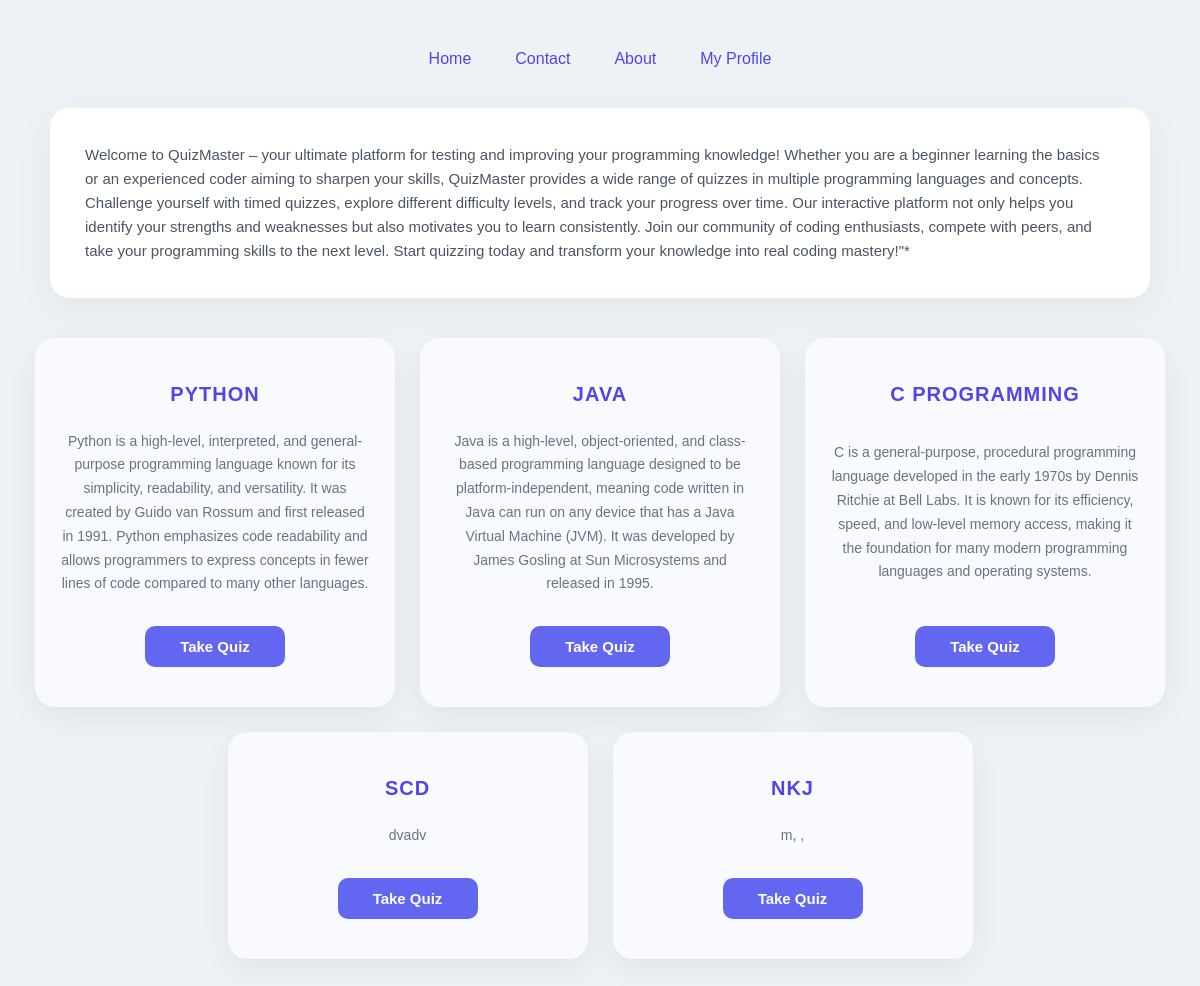
The page /User/ (signed in) on the database its author committed.
### App/models.py (models this page shows, shortened)
class AddCategory(models.Model):
    CategoryName = models.CharField(max_length=100,unique=True,default='python')
    CategoryDescription = models.TextField(default="This is a computer programming language")

### App/views.py (the view)
# urls.py: path('User/',views.User,name='User'),
def User(request):
    if not request.session.get('user_id'):
        return redirect('UserLogin')
    categoryandes = AddCategory.objects.all()
    category = None
    if request.method == 'POST':
        category = request.POST.get('cat')
    if category:
        return redirect(f'/TakeQuiz/?category={category}')
    return render(request,'User.html',{
        'catinfo': categoryandes
    })

### App/templates/User.html (shortened to what this page needs)
{% load static %}
<!DOCTYPE html>
<html lang="en">
<head>
    <link rel="stylesheet" href="{% static 'css/home2.css' %}">
</head>
<body>
    <nav>
        <a href="{% url 'User' %}">Home</a>
        <a href="{% url 'Contact' %}">Contact</a>
        <a href="{% url 'About' %}">About</a>
        <a href="{% url 'DisplayUser' user.id %}">My Profile</a>
    </nav>
    <div id="IntroBox">
        <p>
        Welcome to QuizMaster – your ultimate platform for testing and improving your programming knowledge!
        Whether you are a beginner learning the basics or an experienced coder aiming to sharpen your skills,
        QuizMaster provides a wide range of quizzes in multiple programming languages and concepts.
        Challenge yourself with timed quizzes,
        explore different difficulty levels, and track your progress over time.
        Our interactive platform not only helps you identify your strengths and weaknesses but also motivates you to learn consistently.
        Join our community of coding enthusiasts, compete with peers, and take your programming skills to the next level.
        Start quizzing today and transform your knowledge into real coding mastery!"*
        </p>
    </div>
    <form method="POST">
        {% for i in catinfo %}
        <div class="categoryDiv">
            <h2>{{ i.CategoryName }}</h2>
            <p>{{ i.CategoryDescription }}</p>
            <button type="submit" name="cat" value="{{ i.CategoryName }}">
                Take Quiz
            </button>
        </div>
        {% endfor %}
    </form>
</body>
</html>

### App/static/css/home2.css (style rules this page uses)
* { box-sizing: border-box; margin: 0; padding: 0; font-family: 'Poppins', Arial, Helvetica, sans-serif; }
body { background: #eef2f7; color: #1f2937; line-height: 1.6; padding: 20px 10px 50px 10px; }
nav { display: flex; justify-content: center; align-items: center; gap: 20px; margin-bottom: 30px; flex-wrap: wrap; padding-top: 20px; }
nav a { text-decoration: none; color: #4f46e5; padding: 6px 12px; border-radius: 6px; transition: all 0.3s ease; }
#IntroBox { max-width: 1100px; margin: 20px auto 40px auto; padding: 35px; background: #ffffff; border-radius: 20px; box-shadow: 0 10px 40px rgba(0,0,0,0.05); }
#IntroBox p { font-size: 15px; color: #4b5563; text-align: left; }
form { display: flex; flex-direction: row; flex-wrap: wrap; justify-content: center; align-items: stretch; gap: 25px; max-width: 1200px; margin: 0 auto; }
.categoryDiv { background: #f8faff; padding: 40px 25px; border-radius: 20px; box-shadow: 0 10px 30px rgba(0,0,0,0.06); text-align: center; flex: 1 1 300px; max-width: 360px; display: flex; flex-direction: column; justify-content: space-between; transition: transform 0.3s ease; }
.categoryDiv h2 { font-size: 20px; text-transform: uppercase; color: #4f46e5; margin-bottom: 20px; letter-spacing: 1px; }
.categoryDiv p { font-size: 14px; color: #6b7280; margin-bottom: 30px; line-height: 1.7; }
.categoryDiv button { width: 140px; margin: 0 auto; padding: 12px 0; font-size: 15px; font-weight: 600; color: white; background: #6366f1; border: none; border-radius: 10px; cursor: pointer; transition: all 0.3s ease; }

### rows shown on the page
AddCategory: CategoryName "PYTHON", CategoryDescription "Python is a high-level, interpreted, and general-purpose programming language known for its simplicity, readability, and versatility. It was created by Guido van Rossum and first released in 1991. Python emphasizes code readability and allows programmers to express concepts in fewer lines of code compared to many other languages."
AddCategory: CategoryName "JAVA", CategoryDescription "Java is a high-level, object-oriented, and class-based programming language designed to be platform-independent, meaning code written in Java can run on any device that has a Java Virtual Machine (JVM). It was developed by James Gosling at Sun Microsystems and released in 1995."
AddCategory: CategoryName "C PROGRAMMING", CategoryDescription "C is a general-purpose, procedural programming language developed in the early 1970s by Dennis Ritchie at Bell Labs. It is known for its efficiency, speed, and low-level memory access, making it the foundation for many modern programming languages and operating systems."
AddCategory: CategoryName "SCD", CategoryDescription "dvadv"
AddCategory: CategoryName "NKJ", CategoryDescription "m, ,"
